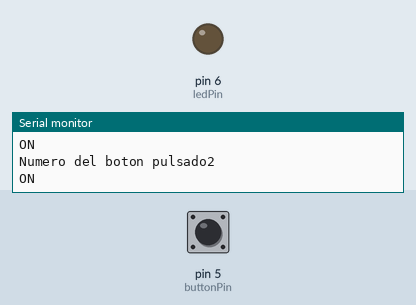
A sketch run on a simulated Arduino Uno, built with avr-gcc and run on an emulated ATmega328P. Parts: output pins drawn as LEDs (lit = HIGH), the last lines printed to the serial monitor. Inputs (shaded band) come from the test bench; at power-on: pin 5 (buttonPin) HIGH.

Above: at 2.8 s.
2.9 s: pin 5 (buttonPin) pulled LOW for 1.2 s
At 6.4 s:
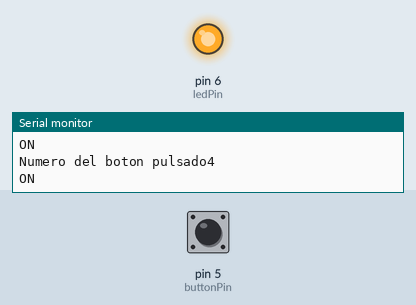
Timing chart, 0 to 14.2 s (numbered marks = the images above; inputs shaded):
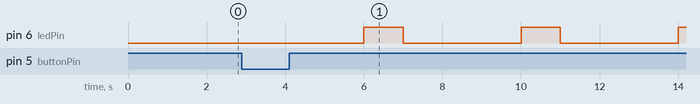

The sketch:

Examen_1.ino
```cpp
/*
Autor: Roberto Rico Sandoval
Fille. Primer exámen de programación de microcontroladores.
Date: 13/ 12/ 2022
*/

#define ledPin 6
#define buttonPin 5

int pushButtonCounter = 0;
int buttonState = 0;
int lastButtonState = 0;

void setup(){

  pinMode(buttonPin, INPUT_PULLUP);
  pinMode(ledPin, OUTPUT);
  Serial.begin(9600);
}

void loop(){

  buttonState = digitalRead(buttonPin);

  if(buttonState == HIGH){

    pushButtonCounter++;
    Serial.print("\nON");
    delay(1000);
    Serial.print("\nNumero del boton pulsado");
    Serial.print(pushButtonCounter);
  }
  else{

    Serial.print("\nOFF");
    delay(1000);
  }

  lastButtonState = buttonState;

  if(pushButtonCounter % 4 == 0){

    digitalWrite(ledPin, HIGH);
  }
  else{

    digitalWrite(ledPin, LOW);
  }
}
```

Measured:
- by itself, pin 6 (ledPin): alternates HIGH for 1.0 s and LOW for 3.0 s
